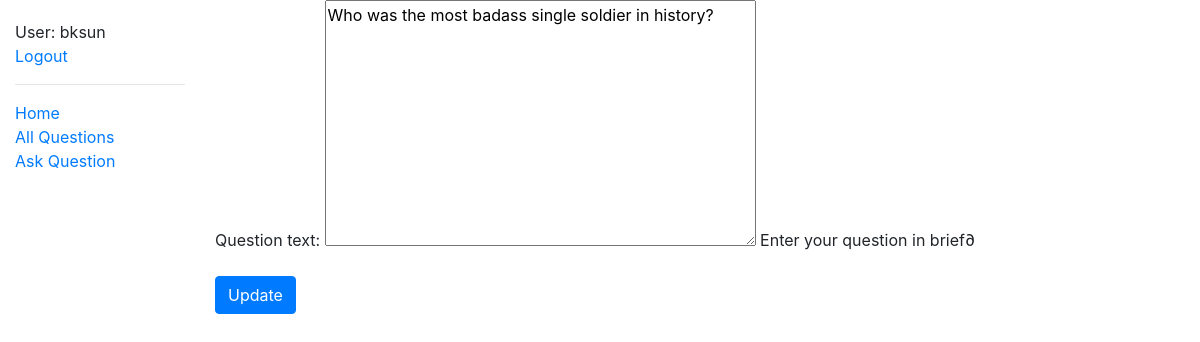
Page /myquora/question/4/update/ (signed in) on the earlier database version.
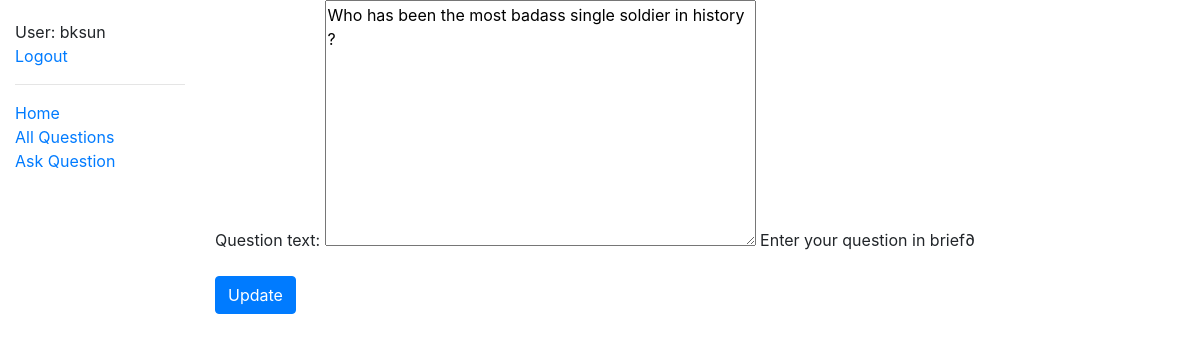
Same page on the later database version.
### myquora/models.py (models this page shows, shortened)
class Question(models.Model):
    author = models.ForeignKey(Author, on_delete=models.SET_NULL, null=True)
    question_text = models.TextField(max_length=1000, help_text='Enter your question in brief∂')
    date_created = models.DateField(null=True, default=datetime.now())
    date_updated = models.DateField(null=True, default=datetime.now())

### myquora/views.py (the view)
# urls.py: path('question/<int:pk>/update/', views.UpdateQuestion.as_view(), name='question-add'),
class UpdateQuestion(LoginRequiredMixin, UpdateView):
    model = Question
    fields = ['question_text']
    success_url = reverse_lazy('questions')
    template_name = 'myquora/question_update_form.html'

### myquora/templates/myquora/question_update_form.html (shortened to what this page needs)
{% extends "base_generic.html" %}
{% block content %}
<form method="POST">
    {{ form.as_p }}
    <button type="submit" class="btn btn-primary">Update</button>
</form>
{% endblock %}

Differences in the rows shown:
changed Question: question_text "Who was the most badass single soldier in history?" → "Who has been the most badass single soldier in history ?"
